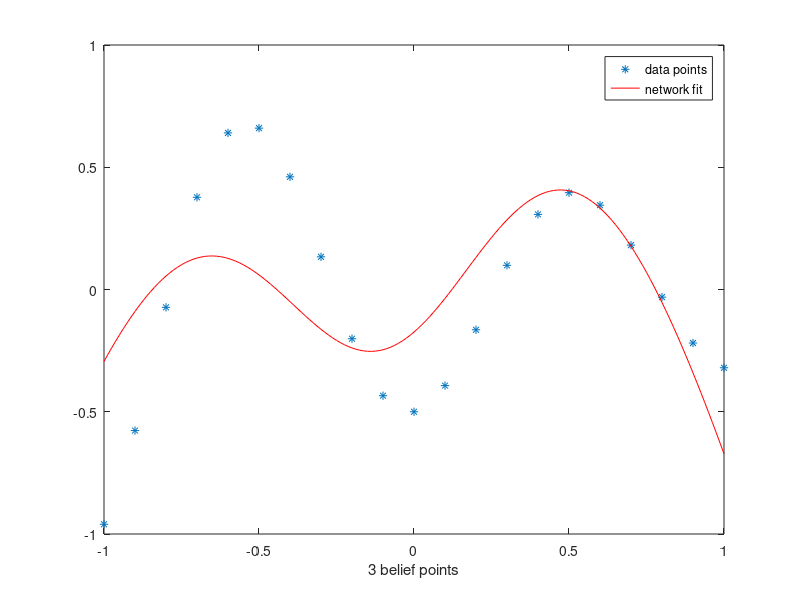

The MATLAB script that drew this image:
% aproximate one dimensional results with RBF network 
clear all;
close all;

fig = figure();

X = -1:.1:1;
T = [-.9602 -.5770 -.0729  .3771  .6405  .6600  .4609 ...
      .1336 -.2013 -.4344 -.5000 -.3930 -.1647  .0988 ...
      .3072  .3960  .3449  .1816 -.0312 -.2189 -.3201];
X = X';
T = T';

% T = T - min(T) + 1;
  
plot(X,T,'*');
hold on;

%train the gaussians weights
[idx,mu,~,d] = kmeans(X,3 );
sigma = sqrt(var(d));

for j=1:size(mu,1)
    phi(j,:) = exp(- (X-mu(j)).^2 / (2*sigma(j).^2));
end
phi = phi';
phi = [ones(size(phi,1),1) phi];

%train output layer weigts 
% omg = phi'*phi ;
% V = pinv(omg + 0.2 * eye(size(omg)) ) * phi' * T ; 
V = pinv(phi) * T;

%plot the output for another set of input
X = -1:.0125:1;
phi = [];
for j=1:size(mu,1)
    phi(j,:) = exp(- (X-mu(j)).^2 / (2*sigma(j).^2));
end
phi = phi';
phi = [ones(size(phi,1),1) phi];

Y =  phi * V ;

plot(X,Y,'r');

xlabel('3 belief points');
legend('data points','network fit');